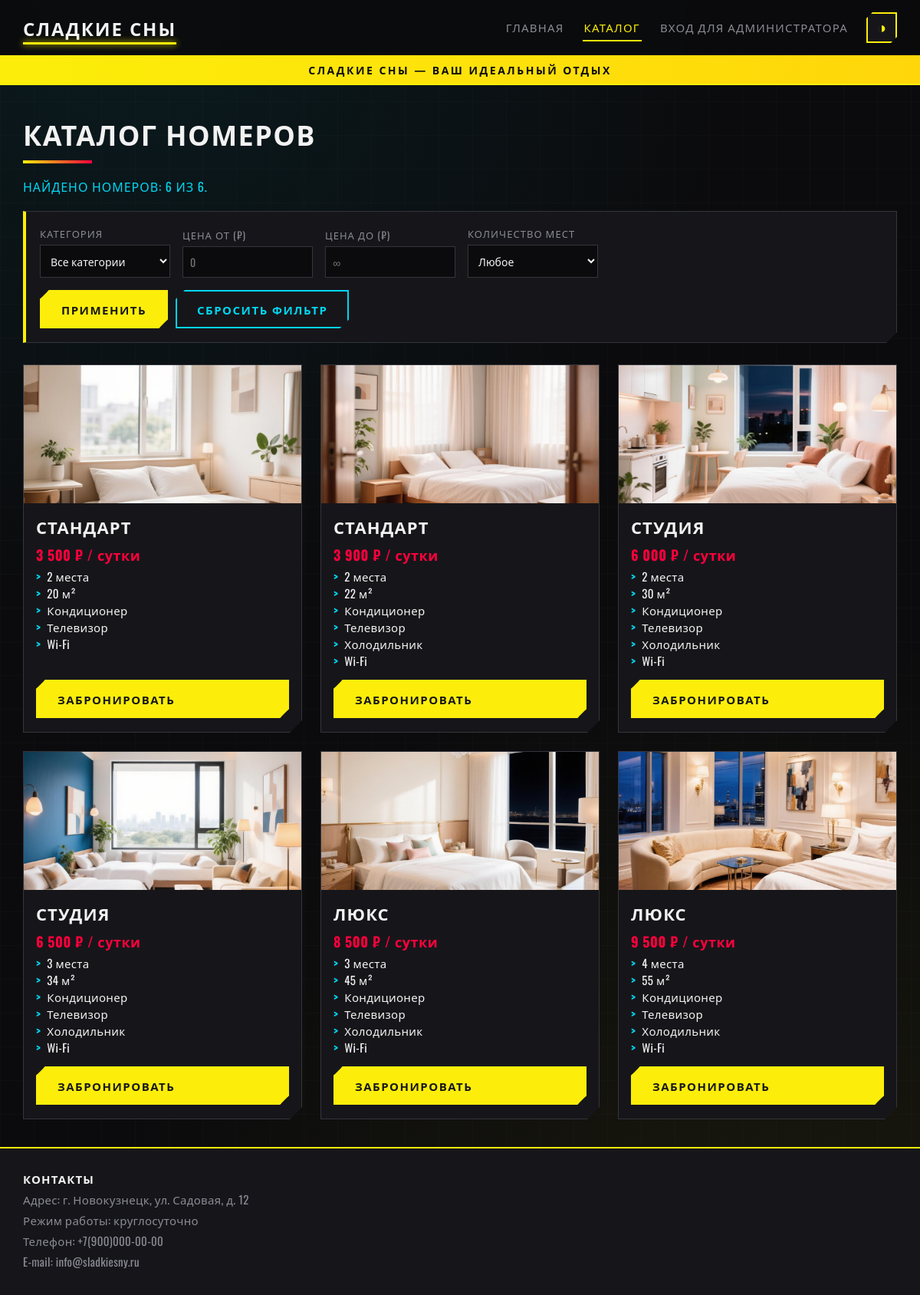
Screenshot of /catalog.php with the database file from the repository.
### tables this page shows
CREATE TABLE IF NOT EXISTS rooms (
    id INT AUTO_INCREMENT PRIMARY KEY,
    category VARCHAR(50) NOT NULL COMMENT 'категория: стандарт, студия, люкс',
    price DECIMAL(10,2) NOT NULL COMMENT 'цена за сутки',
    places INT NOT NULL DEFAULT 2 COMMENT 'количество мест',
    area DECIMAL(6,2) NOT NULL COMMENT 'площадь, кв. м',
    has_conditioner TINYINT(1) NOT NULL DEFAULT 0 COMMENT 'кондиционер',
    has_tv TINYINT(1) NOT NULL DEFAULT 0 COMMENT 'телевизор',
    has_fridge TINYINT(1) NOT NULL DEFAULT 0 COMMENT 'холодильник',
    has_wifi TINYINT(1) NOT NULL DEFAULT 0 COMMENT 'Wi-Fi',
    image VARCHAR(255) NOT NULL DEFAULT '' COMMENT 'изображение',
    created_at TIMESTAMP DEFAULT CURRENT_TIMESTAMP
);

### lib/auth.php (called while the page is built, shortened)
<?php
function isAdminLoggedIn(): bool
{
    return !empty($_SESSION['admin_id']);
}

### lib/config.php (called while the page is built)
<?php
$dbHost = getenv('DB_HOST') ?: '127.0.0.1';
$dbPort = getenv('DB_PORT') ?: '3306';
$dbName = getenv('DB_NAME') ?: 'hotel';
$dbUser = getenv('DB_USER') ?: 'root';
$dbPass = getenv('DB_PASS') ?: 'root';
return [
    'db' => [
        'host' => $dbHost,
        'port' => $dbPort,
        'dbname' => $dbName,
        'user' => $dbUser,
        'password' => $dbPass,
        'charset' => 'utf8mb4',
    ],
    'app' => [
        'name' => 'Сладкие сны',
        'slogan' => 'Сладкие сны — ваш идеальный отдых',
        'contact_address' => 'г. Новокузнецк, ул. Садовая, д. 12',
        'contact_schedule' => 'круглосуточно',
        'contact_phone' => '+7(900)000-00-00',
        'contact_email' => 'info@sladkiesny.ru',
        'rooms_per_page' => 6,
    ],
];

### lib/db.php (called while the page is built)
<?php
function db(): PDO
{
    static $pdo = null;
    if ($pdo === null) {
        $config = require __DIR__ . '/config.php';
        $db = $config['db'];
        $dsn = sprintf(
            'mysql:host=%s;port=%s;dbname=%s;charset=%s',
            $db['host'],
            $db['port'],
            $db['dbname'],
            $db['charset']
        );
        $pdo = new PDO($dsn, $db['user'], $db['password'], [
            PDO::ATTR_ERRMODE => PDO::ERRMODE_EXCEPTION,
            PDO::ATTR_DEFAULT_FETCH_MODE => PDO::FETCH_ASSOC,
            PDO::ATTR_EMULATE_PREPARES => false,
        ]);
    }
    return $pdo;
}

### lib/validation.php (called while the page is built, shortened)
<?php
function e(string $value): string
{
    return htmlspecialchars($value, ENT_QUOTES, 'UTF-8');
}

### catalog.php (the view, shortened to what this page needs)
<?php
require_once __DIR__ . '/lib/db.php';
require_once __DIR__ . '/lib/functions.php';
require_once __DIR__ . '/lib/auth.php';
require_once __DIR__ . '/lib/validation.php';
require_once __DIR__ . '/lib/template.php';
$filter = [
    'category' => isset($_GET['category']) ? trim($_GET['category']) : '',
    'price_min' => isset($_GET['price_min']) ? trim($_GET['price_min']) : '',
    'price_max' => isset($_GET['price_max']) ? trim($_GET['price_max']) : '',
    'places' => isset($_GET['places']) ? trim($_GET['places']) : '',
];
$rooms = getRooms($filter);
$count = count($rooms);
renderHeader('catalog');
?>
<h1>Каталог номеров</h1>
<p class="result-count">Найдено номеров: <?= (int)$count ?> из 6.</p>
<form class="filter-form" method="get" action="catalog.php">
  <div class="filter-group">
    <label for="category">Категория</label>
    <select id="category" name="category">
      <option value="">Все категории</option>
    </select>
  </div>
  <div class="filter-group">
    <label for="price_min">Цена от (₽)</label>
    <input type="number" id="price_min" name="price_min" min="0"
           value="<?= e($filter['price_min']) ?>" placeholder="0">
  </div>
  <div class="filter-group">
    <label for="price_max">Цена до (₽)</label>
    <input type="number" id="price_max" name="price_max" min="0"
           value="<?= e($filter['price_max']) ?>" placeholder="∞">
  </div>
  <div class="filter-group">
    <label for="places">Количество мест</label>
    <select id="places" name="places">
      <option value="">Любое</option>
    </select>
  </div>
  <div class="filter-actions">
    <button type="submit" class="btn btn-primary">Применить</button>
    <a href="catalog.php" class="btn btn-secondary">Сбросить фильтр</a>
  </div>
</form>
<?php if (empty($rooms)): ?>
  <p class="empty-state">По заданным условиям номера не найдены.</p>
<?php else: ?>
  <div class="room-grid">
    <?php foreach ($rooms as $room): ?>
      <article class="room-card">
        <?= imageTag($room) ?>
        <h2><?= e($room['category']) ?></h2>
        <p class="price"><?= number_format((float)$room['price'], 0, ',', ' ') ?> ₽ / сутки</p>
        <ul class="features">
          <li><?= (int)$room['places'] ?> <?= (int)$room['places'] === 1 ? 'место' : 'места' ?></li>
          <li><?= rtrim(rtrim(number_format((float)$room['area'], 2, '.', ''), '0'), '.') ?> м²</li>
          <?php if ($room['has_conditioner']): ?><li>Кондиционер</li><?php endif; ?>
          <?php if ($room['has_tv']): ?><li>Телевизор</li><?php endif; ?>
          <?php if ($room['has_fridge']): ?><li>Холодильник</li><?php endif; ?>
          <?php if ($room['has_wifi']): ?><li>Wi-Fi</li><?php endif; ?>
        </ul>
        <a href="booking.php?id=<?= (int)$room['id'] ?>" class="btn btn-primary">Забронировать</a>
      </article>
    <?php endforeach; ?>
  </div>
<?php endif; ?>
<?php renderFooter(); ?>

### lib/template.php (shortened to what this page needs)
<?php
function appConfig(): array
{
    static $config = null;
    if ($config === null) {
        $config = require __DIR__ . '/config.php';
    }
    return $config;
}
function renderHeader(string $active = ''): void
{
    $cfg = appConfig();
    $name = $cfg['app']['name'];
    $slogan = $cfg['app']['slogan'];
    $adminLink = isAdminLoggedIn()
        ? '<a href="admin/index.php">Панель управления</a>'
        : '<a href="login.php">Вход для администратора</a>';
    $theme = 'theme-neon';
    ?>
<!DOCTYPE html>
<html lang="ru" class="<?= $theme ?>">
<head>
<link rel="stylesheet" href="assets/css/style.css">
</head>
<body>
<header class="site-header">
  <div class="container header-inner">
    <a href="index.php" class="logo"><?= e($name) ?></a>
    <nav class="main-nav">
      <a href="index.php" class="<?= $active === 'home' ? 'active' : '' ?>">Главная</a>
      <a href="catalog.php" class="<?= $active === 'catalog' ? 'active' : '' ?>">Каталог</a>
      <?= $adminLink ?>
      <button type="button" class="theme-toggle" id="themeToggle" title="Сменить тему" aria-label="Сменить тему">
        <span class="icon-moon">&#9681;</span>
      </button>
    </nav>
  </div>
  <div class="slogan"><?= e($slogan) ?></div>
</header>
<main class="container page">
    <?php
}
function renderFooter(): void
{
    $cfg = appConfig();
    $a = $cfg['app'];
    ?>
</main>
<footer class="site-footer">
  <div class="container footer-inner">
    <div class="contacts">
      <p><strong>Контакты</strong></p>
      <p>Адрес: <?= e($a['contact_address']) ?></p>
      <p>Режим работы: <?= e($a['contact_schedule']) ?></p>
      <p>Телефон: <?= e($a['contact_phone']) ?></p>
      <p>E-mail: <?= e($a['contact_email']) ?></p>
    </div>
  </div>
</footer>
</body>
</html>
    <?php
}

### lib/functions.php (shortened to what this page needs)
<?php
function getRooms(array $filter = []): array
{
    $sql = 'SELECT * FROM rooms WHERE 1=1';
    $params = [];
    $sql .= ' ORDER BY id';
    $stmt = db()->prepare($sql);
    $stmt->execute($params);
    return $stmt->fetchAll();
}
function imageTag(array $room): string
{
    $src = !empty($room['image']) ? e($room['image']) : '/assets/img/room-default.jpg';
    $alt = e(strip_tags($room['category'] ?? 'Номер'));
    return '<img src="' . $src . '" alt="' . $alt . '">';
}

### rows the page displays
rooms: image (picture), category "СТАНДАРТ", price "3 500", places "2", shows "места", area "20", has_conditioner "Кондиционер", has_tv "Телевизор", has_wifi "Wi-Fi"
rooms: image (picture), category "СТАНДАРТ", price "3 900", places "2", shows "места", area "22", has_conditioner "Кондиционер", has_tv "Телевизор", has_fridge "Холодильник", has_wifi "Wi-Fi"
rooms: image (picture), category "СТУДИЯ", price "6 000", places "2", shows "места", area "30", has_conditioner "Кондиционер", has_tv "Телевизор", has_fridge "Холодильник", has_wifi "Wi-Fi"
rooms: image (picture), category "СТУДИЯ", price "6 500", places "3", shows "места", area "34", has_conditioner "Кондиционер", has_tv "Телевизор", has_fridge "Холодильник", has_wifi "Wi-Fi"
rooms: image (picture), category "ЛЮКС", price "8 500", places "3", shows "места", area "45", has_conditioner "Кондиционер", has_tv "Телевизор", has_fridge "Холодильник", has_wifi "Wi-Fi"
rooms: image (picture), category "ЛЮКС", price "9 500", places "4", shows "места", area "55", has_conditioner "Кондиционер", has_tv "Телевизор", has_fridge "Холодильник", has_wifi "Wi-Fi"

### other values shown
$name "СЛАДКИЕ СНЫ"
$slogan "СЛАДКИЕ СНЫ — ВАШ ИДЕАЛЬНЫЙ ОТДЫХ"
$count "6"
$a['contact_address'] "г. Новокузнецк, ул. Садовая, д. 12"
$a['contact_schedule'] "круглосуточно"
$a['contact_phone'] "+7(900)000-00-00"
$a['contact_email'] "info@sladkiesny.ru"
